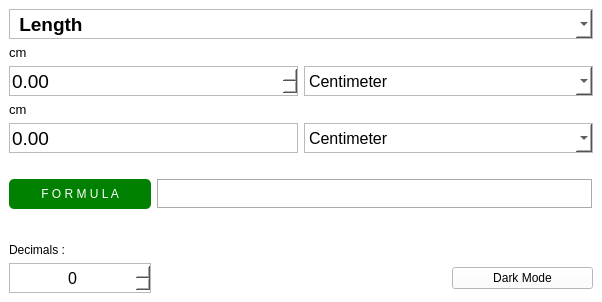
<?xml version="1.0" encoding="UTF-8"?>
<ui version="4.0">
 <class>Widget</class>
 <widget class="QWidget" name="Widget">
  <property name="geometry">
   <rect>
    <x>0</x>
    <y>0</y>
    <width>602</width>
    <height>302</height>
   </rect>
  </property>
  <property name="sizePolicy">
   <sizepolicy hsizetype="Preferred" vsizetype="Preferred">
    <horstretch>0</horstretch>
    <verstretch>0</verstretch>
   </sizepolicy>
  </property>
  <property name="minimumSize">
   <size>
    <width>602</width>
    <height>302</height>
   </size>
  </property>
  <property name="maximumSize">
   <size>
    <width>602</width>
    <height>302</height>
   </size>
  </property>
  <property name="windowTitle">
   <string>C O N V E R T E R</string>
  </property>
  <property name="windowIcon">
   <iconset resource="Resources.qrc">
    <normaloff>:/icon/icon.png</normaloff>:/icon/icon.png</iconset>
  </property>
  <layout class="QGridLayout" name="gridLayout_6">
   <property name="leftMargin">
    <number>0</number>
   </property>
   <property name="topMargin">
    <number>0</number>
   </property>
   <property name="rightMargin">
    <number>0</number>
   </property>
   <property name="bottomMargin">
    <number>0</number>
   </property>
   <item row="0" column="0">
    <layout class="QGridLayout" name="gridLayout_4">
     <property name="horizontalSpacing">
      <number>0</number>
     </property>
     <item row="0" column="0">
      <widget class="QWidget" name="widget" native="true">
       <property name="minimumSize">
        <size>
         <width>602</width>
         <height>302</height>
        </size>
       </property>
       <property name="maximumSize">
        <size>
         <width>602</width>
         <height>302</height>
        </size>
       </property>
       <property name="autoFillBackground">
        <bool>false</bool>
       </property>
       <property name="styleSheet">
        <string notr="true">background-color:white;</string>
       </property>
       <layout class="QGridLayout" name="gridLayout_7">
        <item row="0" column="1">
         <layout class="QGridLayout" name="gridLayout_5">
          <property name="sizeConstraint">
           <enum>QLayout::SetDefaultConstraint</enum>
          </property>
          <item row="9" column="0" colspan="2">
           <widget class="QDoubleSpinBox" name="valueSpinBox_1">
            <property name="minimumSize">
             <size>
              <width>0</width>
              <height>30</height>
             </size>
            </property>
            <property name="font">
             <font>
              <pointsize>14</pointsize>
             </font>
            </property>
            <property name="cursor">
             <cursorShape>PointingHandCursor</cursorShape>
            </property>
            <property name="styleSheet">
             <string notr="true">border-style:solid;
border-width:1;
border-color:rgb(186, 186, 186)</string>
            </property>
            <property name="maximum">
             <double>9999999999.000000000000000</double>
            </property>
           </widget>
          </item>
          <item row="12" column="0" colspan="2">
           <widget class="QDoubleSpinBox" name="valueSpinBox_2">
            <property name="minimumSize">
             <size>
              <width>0</width>
              <height>30</height>
             </size>
            </property>
            <property name="font">
             <font>
              <pointsize>14</pointsize>
              <weight>50</weight>
              <italic>false</italic>
              <bold>false</bold>
             </font>
            </property>
            <property name="styleSheet">
             <string notr="true">border-style:solid;
border-width:1;
border-color:rgb(186, 186, 186)</string>
            </property>
            <property name="readOnly">
             <bool>true</bool>
            </property>
            <property name="buttonSymbols">
             <enum>QAbstractSpinBox::NoButtons</enum>
            </property>
            <property name="maximum">
             <double>999999999999.000000000000000</double>
            </property>
           </widget>
          </item>
          <item row="19" column="0">
           <widget class="QLabel" name="decimalLabel">
            <property name="minimumSize">
             <size>
              <width>0</width>
              <height>30</height>
             </size>
            </property>
            <property name="text">
             <string>Decimals :</string>
            </property>
            <property name="alignment">
             <set>Qt::AlignBottom|Qt::AlignLeading|Qt::AlignLeft</set>
            </property>
           </widget>
          </item>
          <item row="21" column="3">
           <widget class="QPushButton" name="pushButton">
            <property name="cursor">
             <cursorShape>PointingHandCursor</cursorShape>
            </property>
            <property name="toolTip">
             <string>Click to Activate Dark Mode</string>
            </property>
            <property name="text">
             <string>Dark Mode</string>
            </property>
            <property name="checkable">
             <bool>true</bool>
            </property>
            <property name="checked">
             <bool>false</bool>
            </property>
            <property name="default">
             <bool>false</bool>
            </property>
            <property name="flat">
             <bool>false</bool>
            </property>
           </widget>
          </item>
          <item row="18" column="0">
           <widget class="QLabel" name="formulaLabel_1">
            <property name="minimumSize">
             <size>
              <width>0</width>
              <height>30</height>
             </size>
            </property>
            <property name="styleSheet">
             <string notr="true">color: white;
background-color:green;
border-radius:5;</string>
            </property>
            <property name="frameShadow">
             <enum>QFrame::Sunken</enum>
            </property>
            <property name="text">
             <string>F O R M U L A</string>
            </property>
            <property name="alignment">
             <set>Qt::AlignCenter</set>
            </property>
           </widget>
          </item>
          <item row="6" column="0" colspan="4">
           <widget class="QComboBox" name="conversionTypeCB">
            <property name="minimumSize">
             <size>
              <width>0</width>
              <height>30</height>
             </size>
            </property>
            <property name="font">
             <font>
              <pointsize>14</pointsize>
              <weight>75</weight>
              <bold>true</bold>
             </font>
            </property>
            <property name="cursor">
             <cursorShape>PointingHandCursor</cursorShape>
            </property>
            <property name="layoutDirection">
             <enum>Qt::LeftToRight</enum>
            </property>
            <property name="styleSheet">
             <string notr="true">border-style:solid;
border-width:1;
border-color:rgb(186, 186, 186);

</string>
            </property>
            <property name="frame">
             <bool>false</bool>
            </property>
            <item>
             <property name="text">
              <string> Length</string>
             </property>
            </item>
            <item>
             <property name="text">
              <string> Temperature</string>
             </property>
            </item>
            <item>
             <property name="text">
              <string> Mass</string>
             </property>
            </item>
            <item>
             <property name="text">
              <string> Time</string>
             </property>
            </item>
            <item>
             <property name="text">
              <string> Plane Angle</string>
             </property>
            </item>
           </widget>
          </item>
          <item row="21" column="0">
           <widget class="QSpinBox" name="decimalSpinBox">
            <property name="minimumSize">
             <size>
              <width>0</width>
              <height>30</height>
             </size>
            </property>
            <property name="font">
             <font>
              <pointsize>12</pointsize>
             </font>
            </property>
            <property name="cursor">
             <cursorShape>PointingHandCursor</cursorShape>
            </property>
            <property name="styleSheet">
             <string notr="true">border-style:solid;
border-width:1;
border-color:rgb(186, 186, 186)</string>
            </property>
            <property name="alignment">
             <set>Qt::AlignCenter</set>
            </property>
            <property name="maximum">
             <number>10</number>
            </property>
           </widget>
          </item>
          <item row="12" column="2" colspan="2">
           <widget class="QComboBox" name="nameCB_2">
            <property name="minimumSize">
             <size>
              <width>0</width>
              <height>30</height>
             </size>
            </property>
            <property name="font">
             <font>
              <pointsize>12</pointsize>
              <weight>50</weight>
              <bold>false</bold>
             </font>
            </property>
            <property name="cursor">
             <cursorShape>PointingHandCursor</cursorShape>
            </property>
            <property name="styleSheet">
             <string notr="true">border-style:solid;
border-width:1;
border-color:rgb(186, 186, 186)</string>
            </property>
            <item>
             <property name="text">
              <string>Centimeter</string>
             </property>
            </item>
            <item>
             <property name="text">
              <string>Meter</string>
             </property>
            </item>
            <item>
             <property name="text">
              <string>Kilometer</string>
             </property>
            </item>
           </widget>
          </item>
          <item row="9" column="2" colspan="2">
           <widget class="QComboBox" name="nameCB_1">
            <property name="minimumSize">
             <size>
              <width>0</width>
              <height>30</height>
             </size>
            </property>
            <property name="font">
             <font>
              <pointsize>12</pointsize>
              <weight>50</weight>
              <bold>false</bold>
             </font>
            </property>
            <property name="cursor">
             <cursorShape>PointingHandCursor</cursorShape>
            </property>
            <property name="styleSheet">
             <string notr="true">border-style:solid;
border-width:1;
border-color:rgb(186, 186, 186)</string>
            </property>
            <item>
             <property name="text">
              <string>Centimeter</string>
             </property>
            </item>
            <item>
             <property name="text">
              <string>Meter</string>
             </property>
            </item>
            <item>
             <property name="text">
              <string>Kilometer</string>
             </property>
            </item>
           </widget>
          </item>
          <item row="18" column="1" colspan="3">
           <widget class="QLabel" name="formulaLabel_2">
            <property name="sizePolicy">
             <sizepolicy hsizetype="Preferred" vsizetype="Fixed">
              <horstretch>0</horstretch>
              <verstretch>0</verstretch>
             </sizepolicy>
            </property>
            <property name="minimumSize">
             <size>
              <width>0</width>
              <height>30</height>
             </size>
            </property>
            <property name="font">
             <font>
              <pointsize>11</pointsize>
              <weight>50</weight>
              <italic>false</italic>
              <bold>false</bold>
              <kerning>true</kerning>
             </font>
            </property>
            <property name="frameShape">
             <enum>QFrame::Box</enum>
            </property>
            <property name="frameShadow">
             <enum>QFrame::Sunken</enum>
            </property>
            <property name="text">
             <string/>
            </property>
            <property name="alignment">
             <set>Qt::AlignCenter</set>
            </property>
           </widget>
          </item>
          <item row="8" column="0">
           <widget class="QLabel" name="unitLabel_1">
            <property name="sizePolicy">
             <sizepolicy hsizetype="Preferred" vsizetype="Fixed">
              <horstretch>0</horstretch>
              <verstretch>0</verstretch>
             </sizepolicy>
            </property>
            <property name="minimumSize">
             <size>
              <width>0</width>
              <height>10</height>
             </size>
            </property>
            <property name="font">
             <font>
              <pointsize>10</pointsize>
              <weight>50</weight>
              <italic>false</italic>
              <bold>false</bold>
             </font>
            </property>
            <property name="text">
             <string>cm</string>
            </property>
            <property name="alignment">
             <set>Qt::AlignBottom|Qt::AlignLeading|Qt::AlignLeft</set>
            </property>
            <property name="margin">
             <number>1</number>
            </property>
           </widget>
          </item>
          <item row="10" column="0">
           <widget class="QLabel" name="unitLabel_2">
            <property name="sizePolicy">
             <sizepolicy hsizetype="Preferred" vsizetype="Fixed">
              <horstretch>0</horstretch>
              <verstretch>0</verstretch>
             </sizepolicy>
            </property>
            <property name="minimumSize">
             <size>
              <width>0</width>
              <height>10</height>
             </size>
            </property>
            <property name="font">
             <font>
              <pointsize>10</pointsize>
              <weight>50</weight>
              <italic>false</italic>
              <bold>false</bold>
             </font>
            </property>
            <property name="text">
             <string>cm</string>
            </property>
            <property name="alignment">
             <set>Qt::AlignBottom|Qt::AlignLeading|Qt::AlignLeft</set>
            </property>
            <property name="margin">
             <number>1</number>
            </property>
           </widget>
          </item>
          <item row="13" column="0" colspan="4">
           <spacer name="horizontalSpacer">
            <property name="orientation">
             <enum>Qt::Horizontal</enum>
            </property>
            <property name="sizeHint" stdset="0">
             <size>
              <width>40</width>
              <height>20</height>
             </size>
            </property>
           </spacer>
          </item>
         </layout>
        </item>
       </layout>
      </widget>
     </item>
    </layout>
   </item>
  </layout>
 </widget>
 <resources>
  <include location="Resources.qrc"/>
 </resources>
 <connections/>
</ui>
